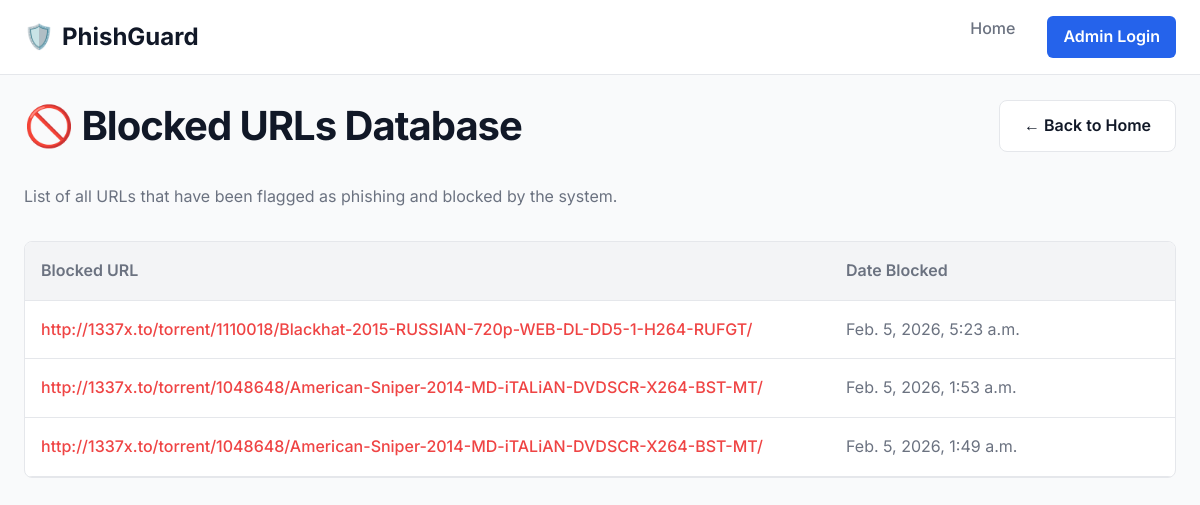
/blockurl (signed in), run on the app's committed database.
### PhishingDetectionApp/models.py (models this page shows, shortened)
class BlockedUrl(models.Model):
    url = models.CharField(max_length=500)
    blocked_date = models.DateTimeField(auto_now_add=True)

### PhishingDetectionApp/views.py (the view)
# urls.py: path("blockurl", views.blockurl, name="blockurl"),
@login_required(login_url='AdminLogin')
def blockurl(request):
    if request.method == 'GET':
        url = request.GET.get('url')
        if url:
             BlockedUrl.objects.create(url=url)
        alt = "<script>window.alert('Url Blocked Successfully..!!!')</script>"
        data = BlockedUrl.objects.all().order_by('-blocked_date')
        context = {"data": data, 'alt': alt}
        return render(request, 'ViewBlockedUrls.html', context)
    data = BlockedUrl.objects.all().order_by('-blocked_date')
    return render(request, 'ViewBlockedUrls.html', {"data": data})

### PhishingDetectionApp/templates/ViewBlockedUrls.html (shortened to what this page needs)
{% load static %}
<!DOCTYPE html>
<html lang="en">
<head>
    <link rel="stylesheet" href="{% static 'style.css' %}">
</head>
<body>
    <nav class="navbar">
        <div class="container nav-content">
            <div class="logo">
                <span class="logo-icon">🛡️</span> PhishGuard
            </div>
            <div class="nav-links">
                <a href="{% url 'index' %}">Home</a>
                <a href="{% url 'AdminLogin' %}" class="btn btn-primary"
                    style="padding: 0.5rem 1rem; border-radius: 6px;">Admin Login</a>
            </div>
        </div>
    </nav>
    <div class="container" style="padding-top: 100px; padding-bottom: 4rem;">
        <div style="display: flex; justify-content: space-between; align-items: center; margin-bottom: 2rem;">
            <h2>🚫 Blocked URLs Database</h2>
            <a href="{% url 'index' %}" class="btn btn-secondary">← Back to Home</a>
        </div>
        <p style="margin-bottom: 2rem; color: var(--text-muted);">List of all URLs that have been flagged as phishing
            and blocked by the system.</p>
        <div class="table-container">
            <table class="data-table">
                <thead>
                    <tr>
                        <th style="width: 70%;">Blocked URL</th>
                        <th style="width: 30%;">Date Blocked</th>
                    </tr>
                </thead>
                <tbody>
                    {% for i in data %}
                    <tr>
                        <td style="color: var(--danger); font-weight: 500;">{{ i.url }}</td>
                        <td style="color: var(--text-muted);">{{ i.blocked_date }}</td>
                    </tr>
                    {% empty %}
                    <tr>
                        <td colspan="2" class="text-center" style="padding: 3rem; color: var(--text-muted);">
                            No blocked URLs found in the database.
                        </td>
                    </tr>
                    {% endfor %}
                </tbody>
            </table>
        </div>
    </div>
</body>
</html>

### PhishingDetectionApp/static/style.css (style rules this page uses)
:root { --primary: #2563EB; --primary-dark: #1E40AF; --primary-light: #3B82F6; --secondary: #1E3A8A; --accent: #60A5FA; --bg-body: #F9FAFB; --bg-white: #FFFFFF; --bg-surface: #F3F4F6; --text-main: #111827; --text-muted: #6B7280; --text-light: #9CA3AF; --text-white: #FFFFFF; --border: #E5E7EB; --success: #10B981; --danger: #EF4444; --shadow-sm: 0 1px 2px 0 rgba(0, 0, 0, 0.05); --shadow: 0 4px 6px -1px rgba(0, 0, 0, 0.1), 0 2px 4px -1px rgba(0, 0, 0, 0.06); --shadow-lg: 0 10px 15px -3px rgba(0, 0, 0, 0.1), 0 4px 6px -2px rgba(0, 0, 0, 0.05); --radius: 0.5rem; --radius-lg: 1rem; --container: 1200px; }
* { margin: 0; padding: 0; box-sizing: border-box; font-family: 'Inter', sans-serif; }
body { background-color: var(--bg-body); color: var(--text-main); line-height: 1.6; -webkit-font-smoothing: antialiased; }
a { text-decoration: none; color: inherit; transition: 0.2s; }
h1, h2, h3, h4, h5, h6 { font-weight: 700; line-height: 1.2; color: var(--text-main); }
h2 { font-size: 2.5rem; letter-spacing: -0.025em; }
p { color: var(--text-muted); }
.container { max-width: var(--container); margin: 0 auto; padding: 0 1.5rem; }
.btn { display: inline-flex; align-items: center; justify-content: center; padding: 0.75rem 1.5rem; border-radius: var(--radius); font-weight: 600; cursor: pointer; transition: all 0.2s; font-size: 1rem; border: none; }
.btn-primary { background-color: var(--primary); color: white; }
.btn-secondary { background-color: var(--bg-white); color: var(--text-main); border: 1px solid var(--border); }
.navbar { position: fixed; top: 0; left: 0; width: 100%; z-index: 1000; background-color: rgba(255, 255, 255, 0.9); backdrop-filter: blur(10px); border-bottom: 1px solid var(--border); padding: 1rem 0; }
.nav-content { display: flex; justify-content: space-between; align-items: center; }
.logo { display: flex; align-items: center; gap: 0.5rem; font-size: 1.5rem; font-weight: 700; color: var(--text-main); }
.logo-icon { color: var(--primary); }
.nav-links { display: flex; gap: 2rem; font-weight: 500; color: var(--text-muted); }
.table-container { width: 100%; overflow-x: auto; background: white; border-radius: var(--radius); border: 1px solid var(--border); }
.data-table { width: 100%; border-collapse: collapse; }
.data-table th, .data-table td { padding: 1rem; text-align: left; border-bottom: 1px solid var(--border); }
.data-table th { background: var(--bg-surface); font-weight: 600; color: var(--text-muted); }

### data on the page
BlockedUrl: url "http://1337x.to/torrent/1110018/Blackhat-2015-RUSSIAN-720p-WEB-DL-DD5-1-H264-RUFGT/", blocked_date "Feb. 5, 2026, 5:23 a.m."
BlockedUrl: url "http://1337x.to/torrent/1048648/American-Sniper-2014-MD-iTALiAN-DVDSCR-X264-BST-MT/", blocked_date "Feb. 5, 2026, 1:53 a.m."
BlockedUrl: url "http://1337x.to/torrent/1048648/American-Sniper-2014-MD-iTALiAN-DVDSCR-X264-BST-MT/", blocked_date "Feb. 5, 2026, 1:49 a.m."
